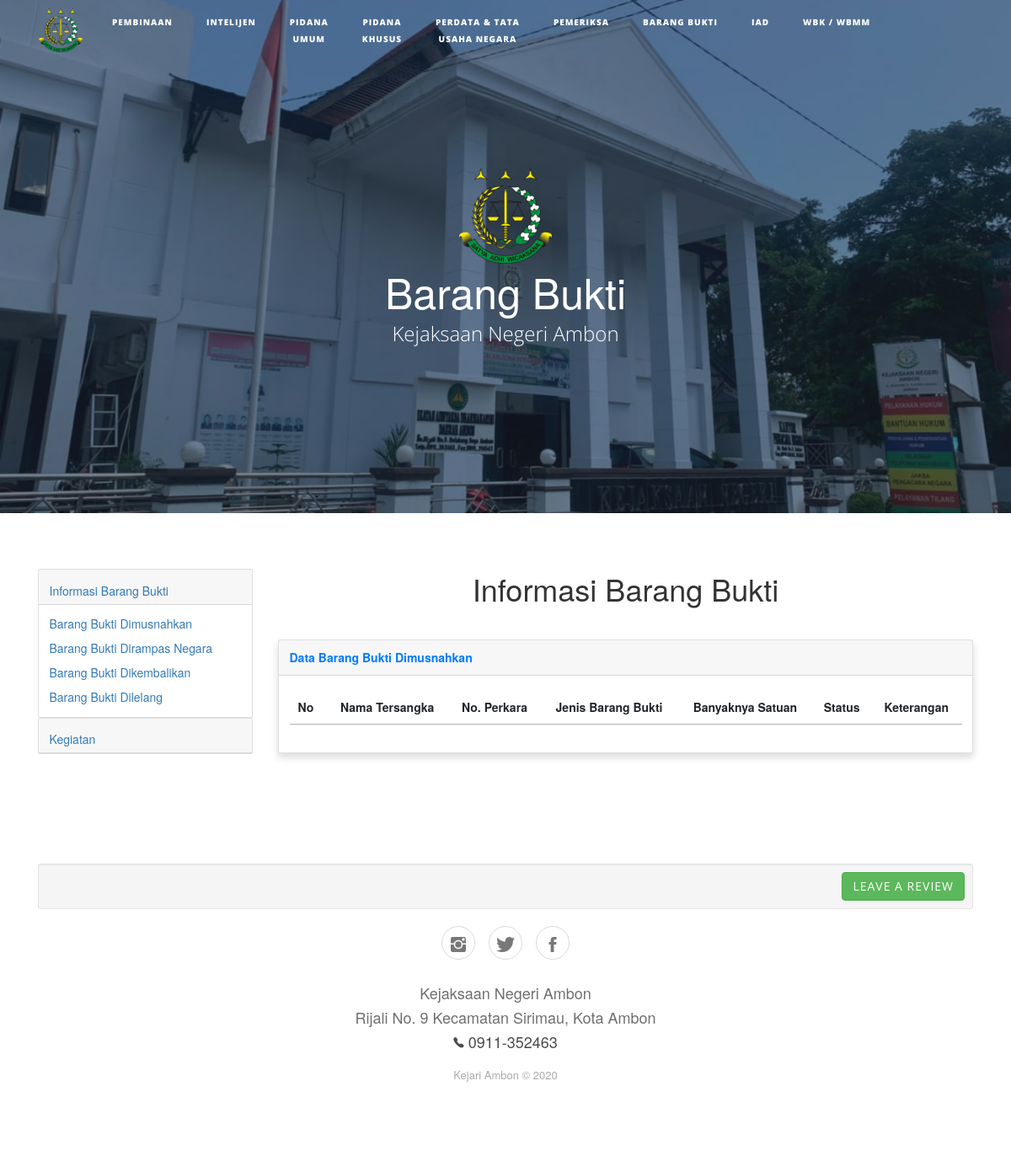
/index.php/barangbukti, run on an earlier commit of the app's database.
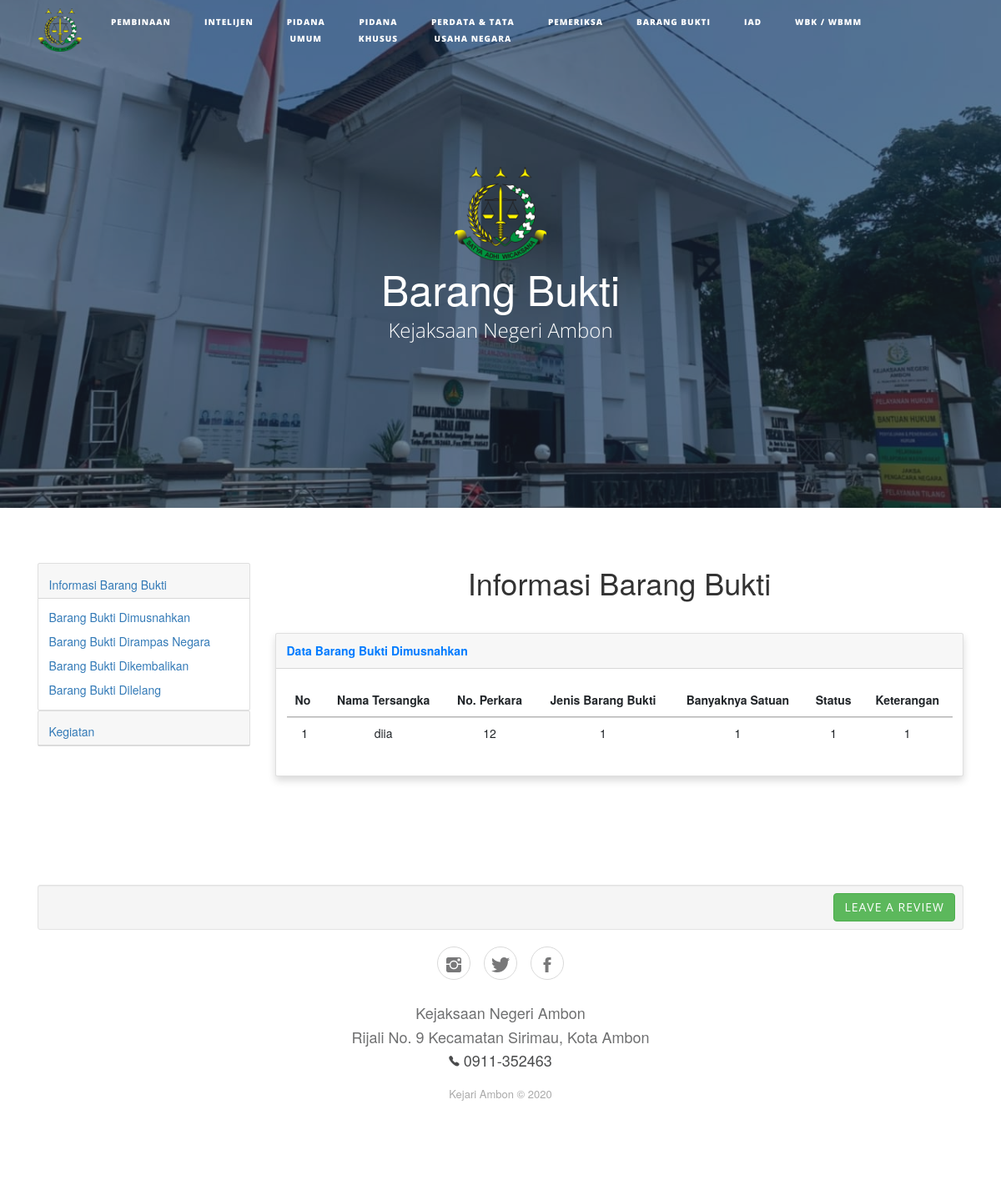
And on a later commit of the database.
### tables this page shows
CREATE TABLE `barang_bukti` (
  `id_bb` int(11) NOT NULL,
  `tersangka` varchar(50) NOT NULL,
  `no_perkara` varchar(50) NOT NULL,
  `jenis` varchar(50) NOT NULL,
  `jumlah` int(255) NOT NULL,
  `status` varchar(50) NOT NULL,
  `keterangan` varchar(255) NOT NULL,
  `kategori` varchar(255) NOT NULL
);

### application/controllers/Barangbukti.php (called while the page is built, shortened)
<?php
class Barangbukti extends CI_Controller {
	public function index()
	{	$this->db->select('*');
		$this->db->from('barang_bukti');
		$this->db->where("kategori","musnah");
		$query=$this->db->get();
		$data['musnah'] = $query->result_array();
		$this->load->view('/user/_bb.php',$data);
	}
}

### index.php (called while the page is built, shortened)
<?php
require_once BASEPATH.'core/CodeIgniter.php';

### application/views/user/_bb.php (the view, shortened to what this page needs)
<?php
  include 'header.php' ?>
<header class="masthead" style="background-image:url('<?= base_url('assets'); ?>/img/home.jpeg');">
    <div class="container">
        <div class="row">
            <div class="col-md-10 col-lg-8 mx-auto">
                <div class="site-heading">
                    <img class="mb-2" src="<?= base_url('assets'); ?>/img/jaksa.png" height="15%" width="15%">
                    <h1 style="font-size: 50px;">Barang Bukti</h1><span class="subheading">Kejaksaan Negeri Ambon</span>
                </div>
            </div>
        </div>
    </div>
</header>
<div class="container">
    <div class="row">
        <div class="col col-md-3 col-lg-3">
            <div role="tablist" id="accordion-1" style="margin-top: 16px;">
                <div class="card">
                    <div class="card-header" role="tab">
                        <h5 class="mb-0"><a data-toggle="collapse" aria-expanded="false" aria-controls="accordion-1 .item-1" href="#accordion-1 .item-1" style="font-size: 14px;">Informasi Barang Bukti</a></h5>
                    </div>
                    <div class="collapse show item-1" role="tabpanel" data-parent="#accordion-1">
                        <div class="card-body">
                            <a href="<?= base_url('barangbukti'); ?>">
                                <p class="card-text" style="font-size: 14px;margin-top: 0px;margin-bottom: 0px;">Barang Bukti Dimusnahkan</p>
                            </a>
                            <a href="<?= base_url('barangbukti/dirampas'); ?>">
                                <p class="card-text" style="font-size: 14px;margin-top: 8px;margin-bottom: 0px;">Barang Bukti Dirampas Negara</p>
                            </a>
                            <a href="<?= base_url('barangbukti/kembali'); ?>">
                                <p class="card-text" style="font-size: 14px;margin-top: 8px;margin-bottom: 0px;">Barang Bukti Dikembalikan</p>
                            </a>
                            <a href="<?= base_url('barangbukti/lelang'); ?>">
                                <p class="card-text" style="font-size: 14px;margin-top: 8px;margin-bottom: 0px;">Barang Bukti Dilelang</p>
                            </a>
                        </div>
                    </div>
                </div>
                <div class="card">
                    <div class="card-header" role="tab">
                        <h5 class="mb-0"><a data-toggle="collapse" aria-expanded="true" aria-controls="accordion-1 .item-2" href="#accordion-1 .item-2" style="font-size: 14px;">Kegiatan</a></h5>
                    </div>
                </div>
            </div>
        </div>
        <div class="col col-md-6 col-lg-9">
            <h1 style="text-align: center; margin-bottom: 40px;">Informasi Barang Bukti</h1>
            <div class="card shadow" style="margin-top: 10px;">
                <div class="card-header py-3">
                    <p class="text-primary m-0 font-weight-bold">Data Barang Bukti Dimusnahkan</p>
                </div>
                <div class="card-body">
                    <div class="table-responsive table mt-2" id="dataTable" role="grid" aria-describedby="dataTable_info">
                        <table class="table dataTable my-0" id="myTable">
                            <thead>
                                <tr>
                                    <th>No</th>
                                    <th>
                                        <center>Nama Tersangka</center>
                                    </th>
                                    <th>
                                        <center>No. Perkara</center>
                                    </th>
                                    <th>
                                        <center>Jenis Barang Bukti</center>
                                    </th>
                                    <th>
                                        <center>Banyaknya Satuan</center>
                                    </th>
                                    <th>
                                        <center>Status</center>
                                    </th>
                                    <th>
                                        <center>Keterangan</center>
                                    </th>
                                </tr>
                            </thead>
                            <tbody>
                                <?php $i = 1; ?>
                                <?php foreach ($musnah as $data) : ?>
                                    <tr>
                                        <td>
                                            <center><?= $i; ?></center>
                                        </td>
                                        <td>
                                            <center><?= $data['tersangka']; ?></center>
                                        </td>
                                        <td>
                                            <center><?= $data['no_perkara']; ?></center>
                                        </td>
                                        <td>
                                            <center><?= $data['jenis']; ?></center>
                                        </td>
                                        <td>
                                            <center><?= $data['jumlah']; ?></center>
                                        </td>
                                        <td>
                                            <center><?= $data['status']; ?></center>
                                        </td>
                                         <td>
                                            <center><?= $data['keterangan']; ?></center>
                                        </td>
                                    </tr>
                                    <?php $i++; ?>
                                <?php endforeach; ?>
                            </tbody>
                        </table>
                    </div>
                </div>
            </div>
        </div>
    </div>
</div>
<?php
  include 'footer.php' ?>

### application/views/user/header.php (shortened to what this page needs)
<!DOCTYPE html>
<html>
<head>
    <link rel="stylesheet" href="<?= base_url('assets'); ?>/bootstrap/css/bootstrap2.min.css">
    <link rel="stylesheet" href="<?= base_url('assets'); ?>/fonts/font-awesome.min.css">
    <link rel="stylesheet" href="<?= base_url('assets'); ?>/fonts/ionicons.min.css">
    <link rel="stylesheet" href="<?= base_url('assets'); ?>/css/Footer-Basic.css">
    <link rel="stylesheet" href="<?= base_url('assets'); ?>/css/untitled.css">
    <link rel="stylesheet" href="https://cdn.datatables.net/1.10.20/css/jquery.dataTables.min.css">
</head>
<body>
    <nav class="navbar navbar-light navbar-expand fixed-top" id="mainNav">
        <div class="container">
            <a href="<?= base_url('welcome'); ?>">
                <img src="<?= base_url('assets'); ?>/img/jaksa.png" style="width: 52px;height: 52px;margin-left: 16px;">
            </a>
            <div class="collapse navbar-collapse" id="navbarResponsive">
                <ul class="nav navbar-nav ml-auto">
                    <li class="nav-item" role="presentation"><a class="nav-link" href="<?= base_url('pembinaan'); ?>">Pembinaan</a></li>
                    <li class="nav-item" role="presentation"><a class="nav-link" href="<?= base_url('intelijen'); ?>">Intelijen</a></li>
                    <li class="nav-item" role="presentation"><a class="nav-link" href="<?= base_url('pidum'); ?>">Pidana<br>Umum</a></li>
                    <li class="nav-item" role="presentation"><a class="nav-link" href="<?= base_url('pidsus'); ?>">Pidana<br>Khusus</a></li>
                    <li class="nav-item" role="presentation"><a class="nav-link" href="<?= base_url('datun'); ?>">Perdata &amp; Tata<br>Usaha Negara</a></li>
                    <li class="nav-item" role="presentation"><a class="nav-link" href="<?= base_url('pemeriksaan'); ?>">pemeriksa</a></li>
                    <li class="nav-item" role="presentation"><a class="nav-link" href="<?= base_url('barangbukti'); ?>">Barang Bukti</a></li>
                    <li class="nav-item" role="presentation"><a class="nav-link" href="<?= base_url('iad'); ?>">IAD</a></li>
                    <li class="nav-item" role="presentation"><a class="nav-link" href="<?= base_url('wbk'); ?>">WBK / WBMM</a></li>
                </ul>
            </div>
        </div>
    </nav>

### application/views/user/footer.php (shortened to what this page needs)
<div class="footer-basic">
        <footer>
        <link href="//netdna.bootstrapcdn.com/bootstrap/3.0.1/css/bootstrap.min.css" rel="stylesheet" id="bootstrap-css">
<div class="container">
	<div class="row" style="margin-top:40px;">
		<div class="col-md-12">
    	<div class="well well-sm">
            <div class="text-right">
                <a class="btn btn-success btn-green" href="#reviews-anchor" id="open-review-box">Leave a Review</a>
            </div>
        </div>
		</div>
	</div>
</div>
            <div class="social"><a href="#"><i class="icon ion-social-instagram"></i></a><a href="#"><i class="icon ion-social-twitter"></i></a><a href="#"><i class="icon ion-social-facebook"></i></a></div>
            <ul class="list-inline">
                <li class="list-inline-item"><a href="#">Kejaksaan Negeri Ambon</a></li>
            </ul>
            <ul class="list-inline">
                <li class="list-inline-item"><a href="#">Rijali No. 9 Kecamatan Sirimau, Kota Ambon</a></li>
            </ul>
            <ul class="list-inline">
                <li class="list-inline-item"><i class="icon ion-ios-telephone"></i> 0911-352463</li>
            </ul>
            <p class="copyright">Kejari Ambon © 2020</p>
        </footer>
    </div>
</body>
</html>

### assets/css/untitled.css (style rules this page uses)
#mainNav .navbar-nav > li.nav-item > a { font-size: 10px; font-weight: 800; letter-spacing: 1px; text-transform: uppercase; text-align: center; }

What changed in the data, as far as the page shows it:
added barang_bukti: tersangka "diia", no_perkara "12", jenis "1", jumlah "1", status "1", keterangan "1"
